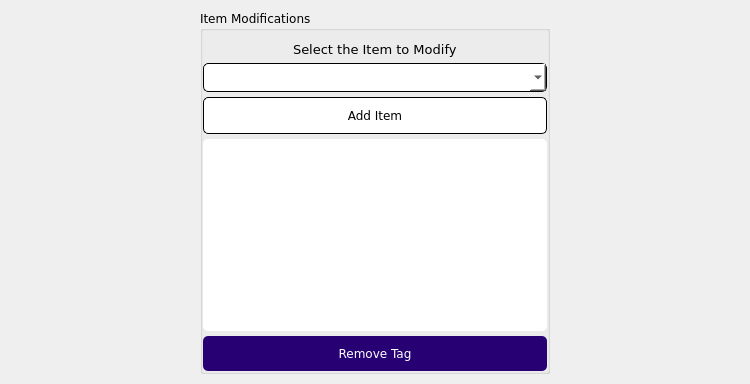
             <widget class="QWidget" name="tab_15">
              <property name="styleSheet">
               <string notr="true"/>
              </property>
              <attribute name="title">
               <string>Item Modifications</string>
              </attribute>
              <layout class="QHBoxLayout" name="horizontalLayout_25">
               <property name="spacing">
                <number>0</number>
               </property>
               <property name="leftMargin">
                <number>0</number>
               </property>
               <property name="topMargin">
                <number>10</number>
               </property>
               <property name="rightMargin">
                <number>0</number>
               </property>
               <property name="bottomMargin">
                <number>10</number>
               </property>
               <item>
                <spacer name="horizontalSpacer_40">
                 <property name="orientation">
                  <enum>Qt::Horizontal</enum>
                 </property>
                 <property name="sizeHint" stdset="0">
                  <size>
                   <width>200</width>
                   <height>0</height>
                  </size>
                 </property>
                </spacer>
               </item>
               <item>
                <widget class="QGroupBox" name="itemsModification_5">
                 <property name="sizePolicy">
                  <sizepolicy hsizetype="Preferred" vsizetype="Preferred">
                   <horstretch>0</horstretch>
                   <verstretch>0</verstretch>
                  </sizepolicy>
                 </property>
                 <property name="minimumSize">
                  <size>
                   <width>350</width>
                   <height>0</height>
                  </size>
                 </property>
                 <property name="maximumSize">
                  <size>
                   <width>350</width>
                   <height>16777215</height>
                  </size>
                 </property>
                 <property name="font">
                  <font>
                   <family>Verdana</family>
                  </font>
                 </property>
                 <property name="title">
                  <string>Item Modifications</string>
                 </property>
                 <layout class="QGridLayout" name="gridLayout_19">
                  <property name="leftMargin">
                   <number>0</number>
                  </property>
                  <property name="topMargin">
                   <number>10</number>
                  </property>
                  <property name="rightMargin">
                   <number>0</number>
                  </property>
                  <property name="bottomMargin">
                   <number>0</number>
                  </property>
                  <property name="horizontalSpacing">
                   <number>0</number>
                  </property>
                  <property name="verticalSpacing">
                   <number>5</number>
                  </property>
                  <item row="1" column="0" colspan="2">
                   <widget class="QComboBox" name="itemsList_5">
                    <property name="sizePolicy">
                     <sizepolicy hsizetype="Expanding" vsizetype="Fixed">
                      <horstretch>0</horstretch>
                      <verstretch>0</verstretch>
                     </sizepolicy>
                    </property>
                    <property name="font">
                     <font>
                      <family>Verdana</family>
                     </font>
                    </property>
                    <property name="cursor">
                     <cursorShape>PointingHandCursor</cursorShape>
                    </property>
                    <property name="styleSheet">
                     <string notr="true">QComboBox {
	background-color: rgb(255, 255, 255);
	border: 1px solid;
	padding: 5px;
	border-radius: 5px
}

QComboBox QScrollBar:vertical {
    width: 10px;
}

QComboBox QScrollBar::handle:vertical {
    background-color: rgb(41, 0, 122); 
    min-height: 50px;
	border: 1px solid rgb(235, 235, 235)
}</string>
                    </property>
                    <property name="editable">
                     <bool>false</bool>
                    </property>
                    <property name="modelColumn">
                     <number>0</number>
                    </property>
                   </widget>
                  </item>
                  <item row="2" column="0" colspan="2">
                   <widget class="QPushButton" name="addItem_5">
                    <property name="sizePolicy">
                     <sizepolicy hsizetype="Minimum" vsizetype="Fixed">
                      <horstretch>0</horstretch>
                      <verstretch>0</verstretch>
                     </sizepolicy>
                    </property>
                    <property name="font">
                     <font>
                      <family>Verdana</family>
                     </font>
                    </property>
                    <property name="cursor">
                     <cursorShape>PointingHandCursor</cursorShape>
                    </property>
                    <property name="styleSheet">
                     <string notr="true">background-color: rgb(255, 255, 255);
padding: 10px;
border: 1px solid;
border-radius: 5px</string>
                    </property>
                    <property name="text">
                     <string>Add Item</string>
                    </property>
                   </widget>
                  </item>
                  <item row="5" column="0" colspan="2">
                   <widget class="QPushButton" name="tagsImpIt_2">
                    <property name="font">
                     <font>
                      <family>Verdana</family>
                     </font>
                    </property>
                    <property name="cursor">
                     <cursorShape>PointingHandCursor</cursorShape>
                    </property>
                    <property name="styleSheet">
                     <string notr="true">background-color: rgb(39, 0, 116);
padding: 10px;
border: none;
border-radius: 5px;
color: rgb(255, 255, 255)</string>
                    </property>
                    <property name="text">
                     <string>Remove Tag</string>
                    </property>
                   </widget>
                  </item>
                  <item row="4" column="0" colspan="2">
                   <widget class="QTextEdit" name="addedItems_5">
                    <property name="font">
                     <font>
                      <family>Verdana</family>
                     </font>
                    </property>
                    <property name="cursor" stdset="0">
                     <cursorShape>IBeamCursor</cursorShape>
                    </property>
                    <property name="styleSheet">
                     <string notr="true">background-color: rgb(255, 255, 255);
border-radius: 5px</string>
                    </property>
                   </widget>
                  </item>
                  <item row="0" column="0" colspan="2" alignment="Qt::AlignHCenter">
                   <widget class="QLabel" name="labelItems_5">
                    <property name="font">
                     <font>
                      <family>Verdana</family>
                      <pointsize>10</pointsize>
                     </font>
                    </property>
                    <property name="text">
                     <string>Select the Item to Modify</string>
                    </property>
                   </widget>
                  </item>
                 </layout>
                </widget>
               </item>
               <item>
                <spacer name="horizontalSpacer_41">
                 <property name="orientation">
                  <enum>Qt::Horizontal</enum>
                 </property>
                 <property name="sizeHint" stdset="0">
                  <size>
                   <width>200</width>
                   <height>0</height>
                  </size>
                 </property>
                </spacer>
               </item>
              </layout>
             </widget>
